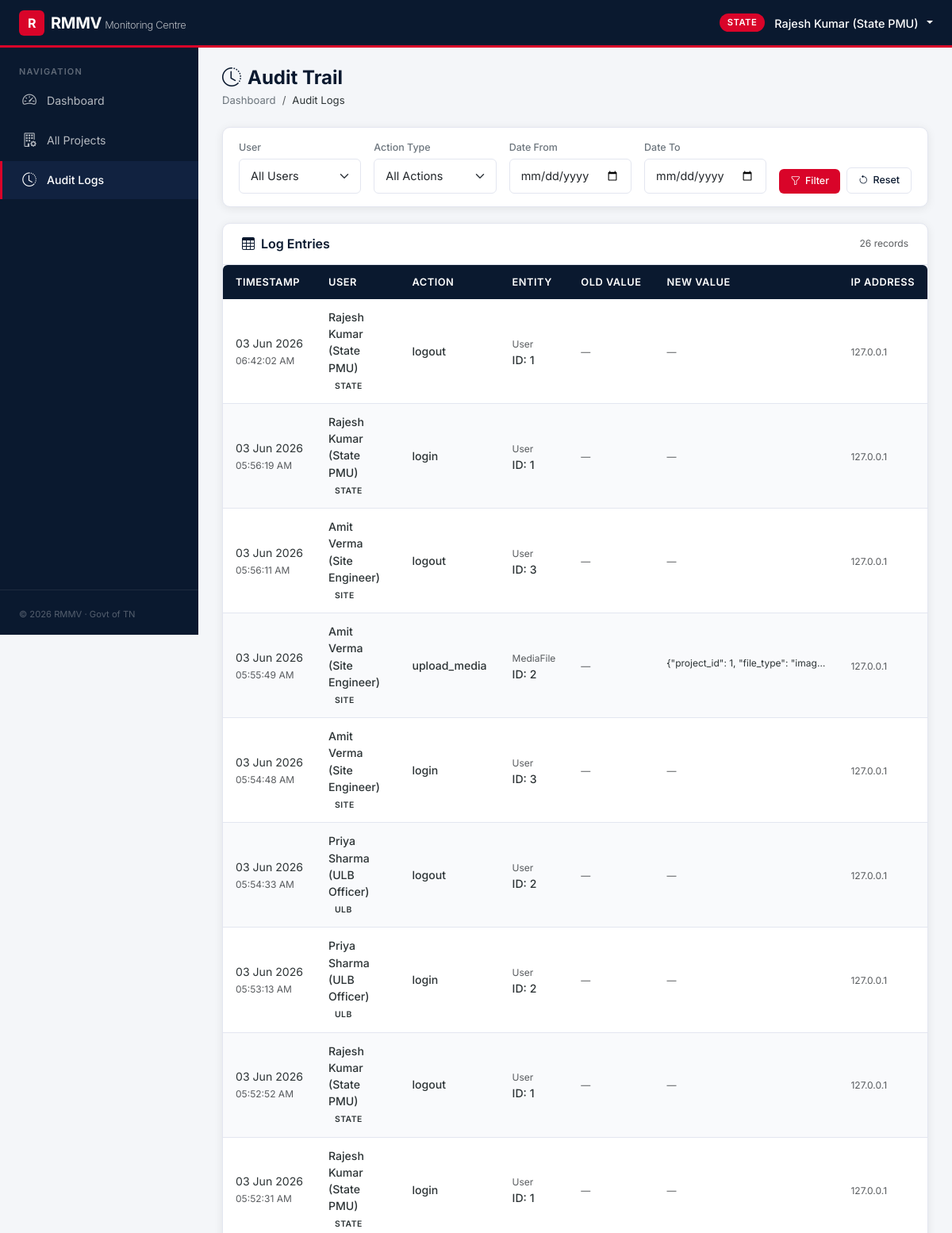
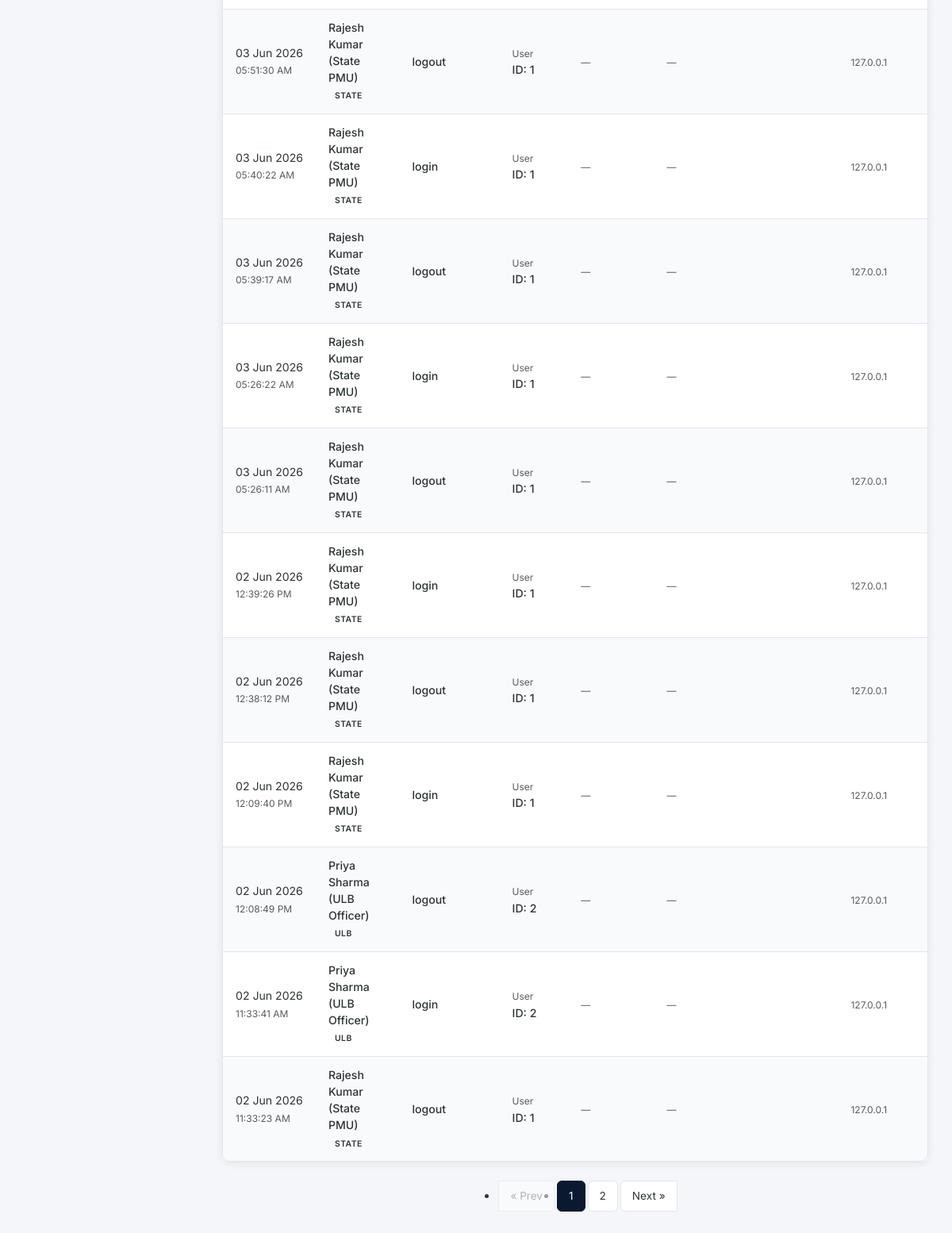
Screenshot of /state/audit-logs?page=1& (signed in) with the database file from the repository (2 pictures, top to bottom).
### database/models.py (models this page shows, shortened)
class User(UserMixin, db.Model):
    __tablename__ = 'users'
    id = db.Column(db.Integer, primary_key=True)
    username = db.Column(db.String(80), unique=True, nullable=False, index=True)
    password_hash = db.Column(db.String(256), nullable=False)
    role = db.Column(db.String(20), nullable=False, default='site')  # state | ulb | site
    ulb_id = db.Column(db.Integer, db.ForeignKey('ulbs.id'), nullable=True)
    name = db.Column(db.String(150), nullable=False, default='')
    email = db.Column(db.String(150), nullable=True)
    is_active = db.Column(db.Boolean, default=True)
    ulb = db.relationship('ULB', back_populates='users')
    site_entries = db.relationship('SiteEntry', foreign_keys='SiteEntry.engineer_id',
                                   back_populates='engineer', lazy='dynamic')
    reviewed_entries = db.relationship('SiteEntry', foreign_keys='SiteEntry.reviewed_by',
                                       back_populates='reviewer', lazy='dynamic')
    audit_logs = db.relationship('AuditLog', back_populates='user', lazy='dynamic')
    uploaded_media = db.relationship('MediaFile', back_populates='uploader', lazy='dynamic')

class AuditLog(db.Model):
    __tablename__ = 'audit_logs'
    id = db.Column(db.Integer, primary_key=True)
    user_id = db.Column(db.Integer, db.ForeignKey('users.id'), nullable=True)
    action = db.Column(db.String(100), nullable=False)
    entity_type = db.Column(db.String(50), nullable=True)
    entity_id = db.Column(db.Integer, nullable=True)
    old_value = db.Column(db.Text, nullable=True)   # JSON-serialised
    new_value = db.Column(db.Text, nullable=True)   # JSON-serialised
    ip_address = db.Column(db.String(45), nullable=True)
    created_at = db.Column(db.DateTime, default=lambda: datetime.now(timezone.utc))
    user = db.relationship('User', back_populates='audit_logs')

### dashboards/state.py (the view)
@state_bp.route('/audit-logs')
@login_required
@role_required(['state'])
def audit_logs():
    page = request.args.get('page', 1, type=int)
    per_page = 20
    query = AuditLog.query
    user_filter = request.args.get('user_id', type=int)
    if user_filter:
        query = query.filter(AuditLog.user_id == user_filter)
    action_filter = request.args.get('action', type=str)
    if action_filter:
        query = query.filter(AuditLog.action == action_filter)
    date_from = request.args.get('date_from', type=str)
    if date_from:
        query = query.filter(db.func.date(AuditLog.created_at) >= date_from)
    date_to = request.args.get('date_to', type=str)
    if date_to:
        query = query.filter(db.func.date(AuditLog.created_at) <= date_to)
    users = User.query.order_by(User.name).all()
    action_types = [row.action for row in (
        AuditLog.query.with_entities(AuditLog.action)
        .distinct()
        .order_by(AuditLog.action)
        .all()
    )]
    pagination = (
        query
        .order_by(desc(AuditLog.created_at))
        .paginate(page=page, per_page=per_page, error_out=False)
    )
    return render_template(
        'state/audit_logs.html',
        logs=pagination.items,
        pagination=pagination,
        users=users,
        action_types=action_types,
    )

### auth/permissions.py (called while the page is built)
def role_required(roles):
    def decorator(func):
        @wraps(func)
        def wrapper(*args, **kwargs):
            if not current_user.is_authenticated:
                abort(403)
            if current_user.role not in roles:
                abort(403)
            return func(*args, **kwargs)
        return wrapper
    return decorator

### templates/state/audit_logs.html (shortened to what this page needs)
{% extends "base.html" %}
{% block content %}
<div class="page-header">
  <h2><i class="bi bi-clock-history me-2"></i>Audit Trail</h2>
  <nav aria-label="breadcrumb">
    <ol class="breadcrumb">
      <li class="breadcrumb-item"><a href="{{ url_for('state.dashboard') }}">Dashboard</a></li>
      <li class="breadcrumb-item active">Audit Logs</li>
    </ol>
  </nav>
</div>
<form method="GET" action="{{ url_for('state.audit_logs') }}">
  <div class="filter-bar">
    <div class="filter-group">
      <label for="filterUser">User</label>
      <select class="form-select form-select-sm" id="filterUser" name="user_id">
        <option value="">All Users</option>
      </select>
    </div>
    <div class="filter-group">
      <label for="filterAction">Action Type</label>
      <select class="form-select form-select-sm" id="filterAction" name="action">
        <option value="">All Actions</option>
      </select>
    </div>
    <div class="filter-group">
      <label for="filterDateFrom">Date From</label>
      <input type="date" class="form-control form-control-sm" id="filterDateFrom" name="date_from"
             value="{{ request.args.get('date_from', '') }}">
    </div>
    <div class="filter-group">
      <label for="filterDateTo">Date To</label>
      <input type="date" class="form-control form-control-sm" id="filterDateTo" name="date_to"
             value="{{ request.args.get('date_to', '') }}">
    </div>
    <div class="filter-actions">
      <button type="submit" class="btn btn-sm btn-rmmv btn-rmmv-primary">
        <i class="bi bi-funnel"></i> Filter
      </button>
      <a href="{{ url_for('state.audit_logs') }}" class="btn btn-sm btn-rmmv btn-rmmv-outline">
        <i class="bi bi-arrow-counterclockwise"></i> Reset
      </a>
    </div>
  </div>
</form>
<div class="card-rmmv">
  <div class="card-header-rmmv">
    <h5><i class="bi bi-table me-2"></i>Log Entries</h5>
    <div class="header-actions">
      <span class="fs-xs text-muted">
        {% if pagination %}{{ pagination.total }} records{% endif %}
      </span>
    </div>
  </div>
  <div class="card-body-rmmv p-0">
    <div class="table-responsive-rmmv">
      <table class="table-rmmv">
        <thead>
          <tr>
            <th>Timestamp</th>
            <th>User</th>
            <th>Action</th>
            <th>Entity</th>
            <th>Old Value</th>
            <th>New Value</th>
            <th>IP Address</th>
          </tr>
        </thead>
        <tbody>
          {% for log in logs %}
          <tr>
            <td class="text-nowrap">
              {{ log.created_at.strftime('%d %b %Y') if log.created_at else '—' }}
              <br>
              <span class="fs-xs text-muted">
                {{ log.created_at.strftime('%I:%M:%S %p') if log.created_at else '' }}
              </span>
            </td>
            <td>
              <span class="fw-500">{{ log.user.name or log.user.username if log.user else '—' }}</span>
              {% if log.user %}
              <br>
              <span class="badge-status badge-{{ log.user.role }}"
                    style="font-size:0.65rem;padding:2px 8px;">{{ log.user.role }}</span>
              {% endif %}
            </td>
            <td>
              <span class="fw-500">{{ log.action }}</span>
            </td>
            <td>
              {% if log.entity_type %}
              <span class="text-muted fs-xs">{{ log.entity_type }}</span><br>
              <span class="fw-500">ID: {{ log.entity_id }}</span>
              {% else %}
              <span class="text-muted">—</span>
              {% endif %}
            </td>
            <td>
              {% if log.old_value %}
              <span class="truncate-text fs-xs" title="{{ log.old_value }}"
                    data-bs-toggle="tooltip" data-bs-placement="top">
                {{ log.old_value[:80] }}{{ '…' if log.old_value|length > 80 else '' }}
              </span>
              {% else %}
              <span class="text-muted fs-xs">—</span>
              {% endif %}
            </td>
            <td>
              {% if log.new_value %}
              <span class="truncate-text fs-xs" title="{{ log.new_value }}"
                    data-bs-toggle="tooltip" data-bs-placement="top">
                {{ log.new_value[:80] }}{{ '…' if log.new_value|length > 80 else '' }}
              </span>
              {% else %}
              <span class="text-muted fs-xs">—</span>
              {% endif %}
            </td>
            <td>
              <span class="fs-xs text-muted">{{ log.ip_address or '—' }}</span>
            </td>
          </tr>
          {% endfor %}
        </tbody>
      </table>
    </div>
  </div>
</div>
{% if pagination and pagination.pages > 1 %}
<nav>
  <ul class="pagination-rmmv">
    <li class="page-item {% if not pagination.has_prev %}disabled{% endif %}">
      <a class="page-link" href="?page={{ pagination.prev_num }}&{{ request.query_string.decode() }}">&laquo; Prev</a>
    </li>
    {% for p in pagination.iter_pages(left_edge=1, right_edge=1, left_current=2, right_current=2) %}
      {% if p %}
      <li class="page-item {% if p == pagination.page %}active{% endif %}">
        <a class="page-link" href="?page={{ p }}&{{ request.query_string.decode() }}">{{ p }}</a>
      </li>
      {% else %}
      <li class="page-item disabled"><span class="page-link">…</span></li>
      {% endif %}
    {% endfor %}
    <li class="page-item {% if not pagination.has_next %}disabled{% endif %}">
      <a class="page-link" href="?page={{ pagination.next_num }}&{{ request.query_string.decode() }}">Next &raquo;</a>
    </li>
  </ul>
</nav>
{% endif %}
{% endblock %}

### templates/base.html (shortened to what this page needs)
<!DOCTYPE html>
<html lang="en">
<head>
  <link href="https://cdn.jsdelivr.net/npm/bootstrap@5.3.3/dist/css/bootstrap.min.css" rel="stylesheet">
  <link href="https://cdn.jsdelivr.net/npm/bootstrap-icons@1.11.3/font/bootstrap-icons.min.css" rel="stylesheet">
  <link href="https://unpkg.com/leaflet@1.9.4/dist/leaflet.css" rel="stylesheet">
  <link href="{{ url_for('static', filename='css/custom.css') }}" rel="stylesheet">
</head>
<body>
  {% if current_user.is_authenticated %}
  <nav class="rmmv-navbar">
    <div class="d-flex align-items-center">
      <a href="
        {% if current_user.role == 'state' %}{{ url_for('state.dashboard') }}
        {% elif current_user.role == 'ulb' %}{{ url_for('ulb.dashboard') }}
        {% else %}{{ url_for('site.dashboard') }}{% endif %}
      " class="navbar-brand">
        <span class="brand-icon">R</span>
        <span>RMMV<span class="brand-sub">Monitoring Centre</span></span>
      </a>
    </div>
    <div class="navbar-user dropdown">
      <span class="role-badge role-{{ current_user.role }}">{{ current_user.role | upper }}</span>
      <a href="#" class="dropdown-toggle text-white text-decoration-none" id="userDropdown"
         data-bs-toggle="dropdown" aria-expanded="false">
        <span class="user-name">{{ current_user.name or current_user.username }}</span>
      </a>
    </div>
  </nav>
  <aside class="rmmv-sidebar" id="sidebar">
    <span class="nav-section-label">Navigation</span>
    <ul class="sidebar-nav">
      {% if current_user.role == 'state' %}
      <li class="nav-item">
        <a class="nav-link {% if request.endpoint == 'state.dashboard' %}active{% endif %}"
           href="{{ url_for('state.dashboard') }}">
          <i class="bi bi-speedometer2"></i> Dashboard
        </a>
      </li>
      <li class="nav-item">
        <a class="nav-link {% if request.endpoint in ['state.projects', 'state.project_detail'] %}active{% endif %}"
           href="{{ url_for('state.projects') }}">
          <i class="bi bi-building-gear"></i> All Projects
        </a>
      </li>
      <li class="nav-item">
        <a class="nav-link {% if request.endpoint == 'state.audit_logs' %}active{% endif %}"
           href="{{ url_for('state.audit_logs') }}">
          <i class="bi bi-clock-history"></i> Audit Logs
        </a>
      </li>
      {% endif %}
    </ul>
    <div class="sidebar-footer">
      <small>&copy; 2026 RMMV &middot; Govt of TN</small>
    </div>
  </aside>
  <main class="rmmv-main animate-fade-in">
  {% endif %}
    {% block content %}{% endblock %}
  {% if current_user.is_authenticated %}
  </main>
  {% endif %}
</body>
</html>

### rows the page displays
User: role "STATE", name "Rajesh Kumar (State PMU)"
AuditLog: created_at "03 Jun 2026", created_at "06:42:02 AM", user "Rajesh Kumar (State PMU)", user.role "STATE", action "logout", entity_type "User", entity_id "1", ip_address "127.0.0.1"
AuditLog: created_at "03 Jun 2026", created_at "05:56:19 AM", user "Rajesh Kumar (State PMU)", user.role "STATE", action "login", entity_type "User", entity_id "1", ip_address "127.0.0.1"
AuditLog: created_at "03 Jun 2026", created_at "05:56:11 AM", user "Amit Verma (Site Engineer)", user.role "SITE", action "logout", entity_type "User", entity_id "3", ip_address "127.0.0.1"
AuditLog: created_at "03 Jun 2026", created_at "05:55:49 AM", user "Amit Verma (Site Engineer)", user.role "SITE", action "upload_media", entity_type "MediaFile", entity_id "2", new_value "{\"project_id\": 1, \"file_type\": \"imag…", ip_address "127.0.0.1"
AuditLog: created_at "03 Jun 2026", created_at "05:54:48 AM", user "Amit Verma (Site Engineer)", user.role "SITE", action "login", entity_type "User", entity_id "3", ip_address "127.0.0.1"
AuditLog: created_at "03 Jun 2026", created_at "05:54:33 AM", user "Priya Sharma (ULB Officer)", user.role "ULB", action "logout", entity_type "User", entity_id "2", ip_address "127.0.0.1"
AuditLog: created_at "03 Jun 2026", created_at "05:53:13 AM", user "Priya Sharma (ULB Officer)", user.role "ULB", action "login", entity_type "User", entity_id "2", ip_address "127.0.0.1"
AuditLog: created_at "03 Jun 2026", created_at "05:52:52 AM", user "Rajesh Kumar (State PMU)", user.role "STATE", action "logout", entity_type "User", entity_id "1", ip_address "127.0.0.1"
AuditLog: created_at "03 Jun 2026", created_at "05:52:31 AM", user "Rajesh Kumar (State PMU)", user.role "STATE", action "login", entity_type "User", entity_id "1", ip_address "127.0.0.1"
AuditLog: created_at "03 Jun 2026", created_at "05:51:30 AM", user "Rajesh Kumar (State PMU)", user.role "STATE", action "logout", entity_type "User", entity_id "1", ip_address "127.0.0.1"
AuditLog: created_at "03 Jun 2026", created_at "05:40:22 AM", user "Rajesh Kumar (State PMU)", user.role "STATE", action "login", entity_type "User", entity_id "1", ip_address "127.0.0.1"
AuditLog: created_at "03 Jun 2026", created_at "05:39:17 AM", user "Rajesh Kumar (State PMU)", user.role "STATE", action "logout", entity_type "User", entity_id "1", ip_address "127.0.0.1"
AuditLog: created_at "03 Jun 2026", created_at "05:26:22 AM", user "Rajesh Kumar (State PMU)", user.role "STATE", action "login", entity_type "User", entity_id "1", ip_address "127.0.0.1"
AuditLog: created_at "03 Jun 2026", created_at "05:26:11 AM", user "Rajesh Kumar (State PMU)", user.role "STATE", action "logout", entity_type "User", entity_id "1", ip_address "127.0.0.1"
AuditLog: created_at "02 Jun 2026", created_at "12:39:26 PM", user "Rajesh Kumar (State PMU)", user.role "STATE", action "login", entity_type "User", entity_id "1", ip_address "127.0.0.1"
AuditLog: created_at "02 Jun 2026", created_at "12:38:12 PM", user "Rajesh Kumar (State PMU)", user.role "STATE", action "logout", entity_type "User", entity_id "1", ip_address "127.0.0.1"
AuditLog: created_at "02 Jun 2026", created_at "12:09:40 PM", user "Rajesh Kumar (State PMU)", user.role "STATE", action "login", entity_type "User", entity_id "1", ip_address "127.0.0.1"
AuditLog: created_at "02 Jun 2026", created_at "12:08:49 PM", user "Priya Sharma (ULB Officer)", user.role "ULB", action "logout", entity_type "User", entity_id "2", ip_address "127.0.0.1"
AuditLog: created_at "02 Jun 2026", created_at "11:33:41 AM", user "Priya Sharma (ULB Officer)", user.role "ULB", action "login", entity_type "User", entity_id "2", ip_address "127.0.0.1"
AuditLog: created_at "02 Jun 2026", created_at "11:33:23 AM", user "Rajesh Kumar (State PMU)", user.role "STATE", action "logout", entity_type "User", entity_id "1", ip_address "127.0.0.1"

### other values shown
{{ pagination.total }} "26"
{{ p }} "1" "2"
